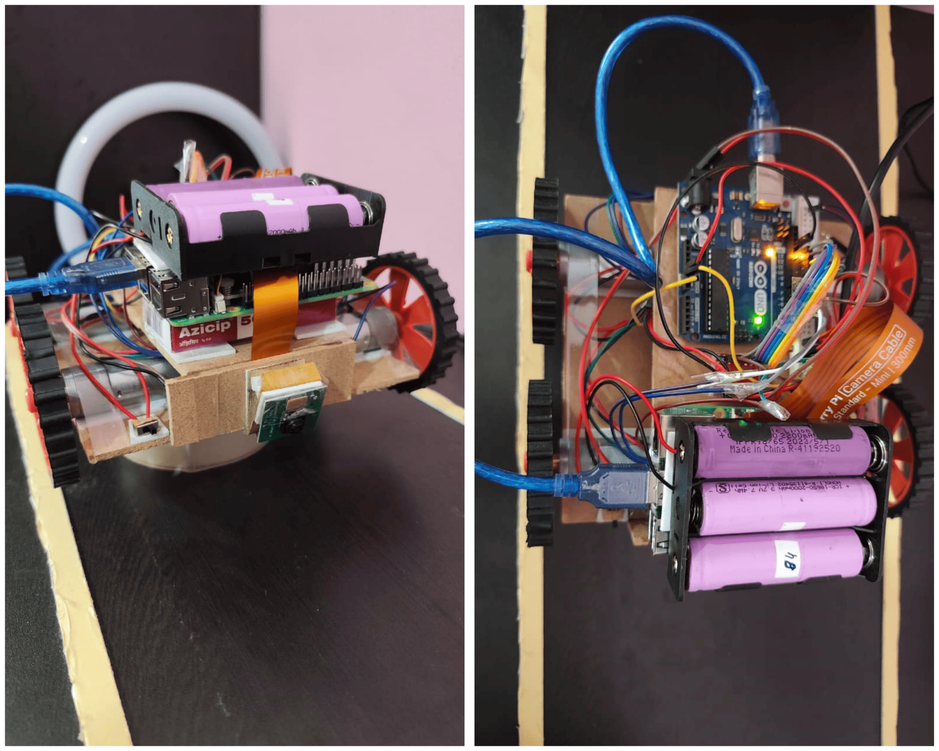
#> input picture image_videos/new_setup.png, 939 x 751 px, shrunk from 2000 x 1600 before the run, given in place of ,format=RGB ! videoconvert ! appsink drop=true max-buffers=1, which was not available
$ python lane_step1_edges.py
#> lines starting #> are read from the running program, lines starting #| are printed output that depends on the picture; pictures that were not available may be replaced by others from this repository, and a replacement may not be noted
import cv2
import numpy as np

# Open camera (adjust index if needed)
# cap = cv2.VideoCapture(0)

pipeline = (
    "libcamerasrc ! "
    "video/x-raw,width=640,height=480,format=RGB ! "
    "videoconvert ! "
    "appsink drop=true max-buffers=1"
)

cap = cv2.VideoCapture(pipeline, cv2.CAP_GSTREAMER)

if not cap.isOpened():
    print("❌ Camera not opened")
    exit(1)

print("✅ Camera opened. Press 'q' to quit.")

while True:
    ret, frame = cap.read()
#> frame is the input picture: shape (751, 939, 3); mean B, G, R 88.4, 88.1, 102.7
    if not ret:
        print("❌ Frame not received")
        break

    gray = cv2.cvtColor(frame, cv2.COLOR_BGR2GRAY)
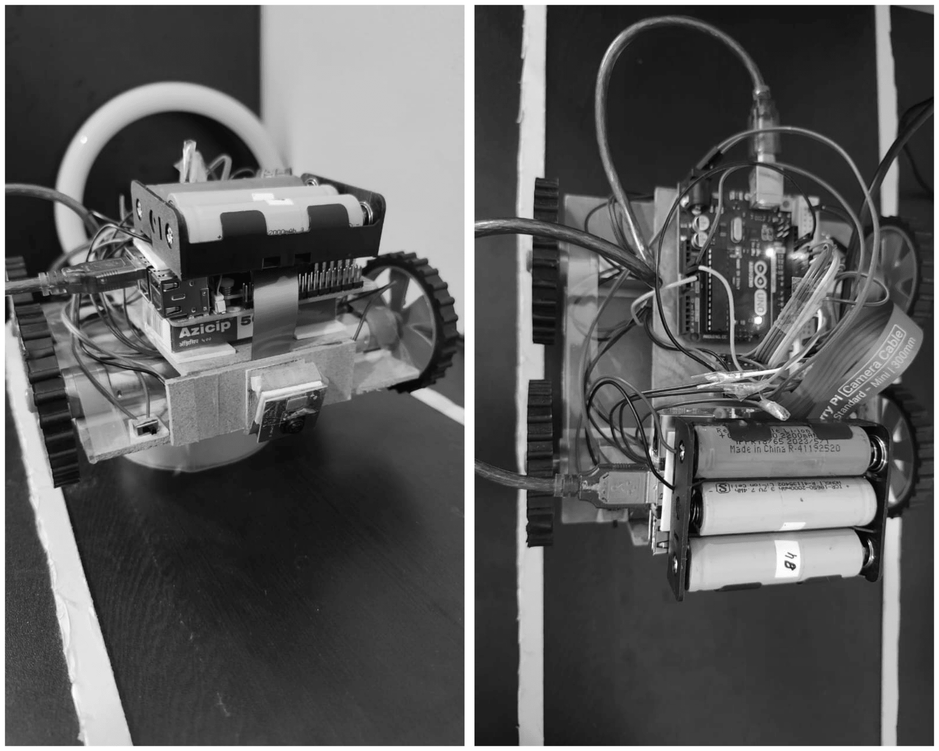
#> gray: shape (751, 939); min 0, max 255, mean 92.5
    blur = cv2.GaussianBlur(gray, (5, 5), 0)
    edges = cv2.Canny(blur, 50, 150)
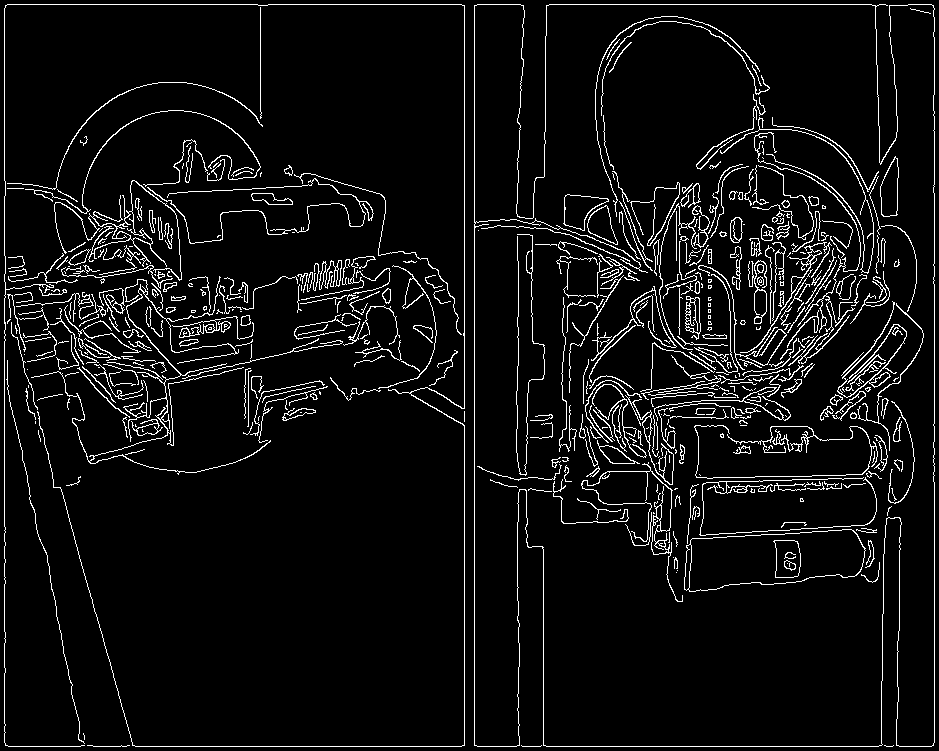
#> edges: shape (751, 939); 6% white in thin lines or dots

    cv2.imshow("Original", frame)
    cv2.imshow("Edges", edges)

    if cv2.waitKey(1) & 0xFF == ord('q'):
#> (key q is pressed here)
        break

cap.release()
cv2.destroyAllWindows()

$ run again, on image_videos/working_setup.png
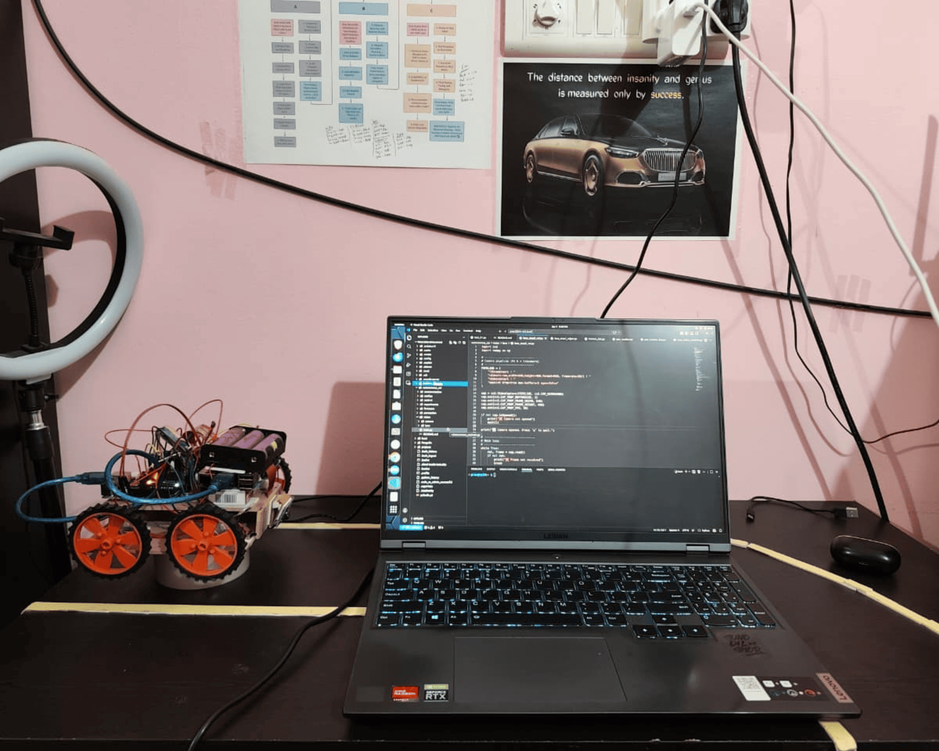
#> input picture image_videos/working_setup.png, 939 x 751 px, shrunk from 2000 x 1600 before the run, given in place of ,format=RGB ! videoconvert ! appsink drop=true max-buffers=1, which was not available
#> frame is the input picture: shape (751, 939, 3); mean B, G, R 108.5, 110.8, 124.7
#> `gray = cv2.cvtColor(frame, cv2.COLOR_BGR2GRAY)`:
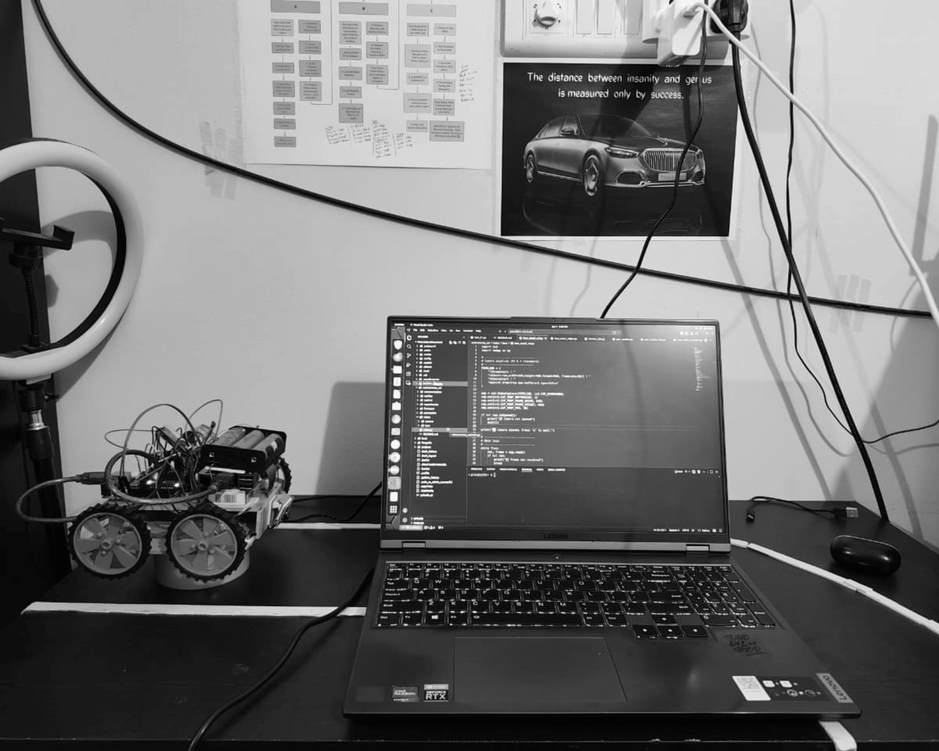
#> gray: shape (751, 939); min 0, max 255, mean 114.7
#> `edges = cv2.Canny(blur, 50, 150)`:
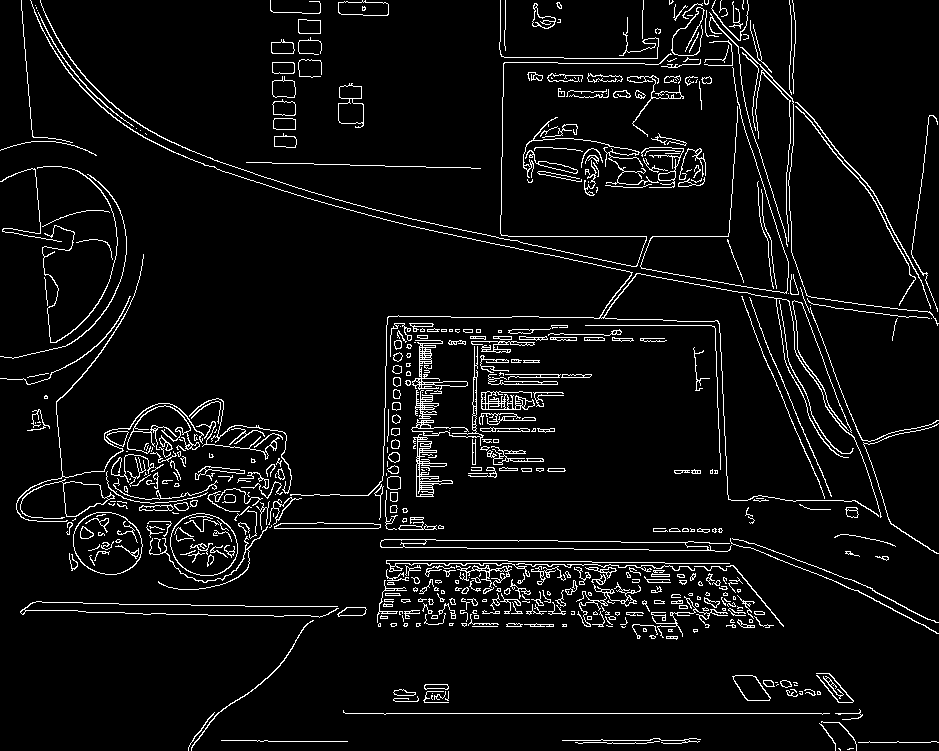
#> edges: shape (751, 939); 5.6% white in thin lines or dots
